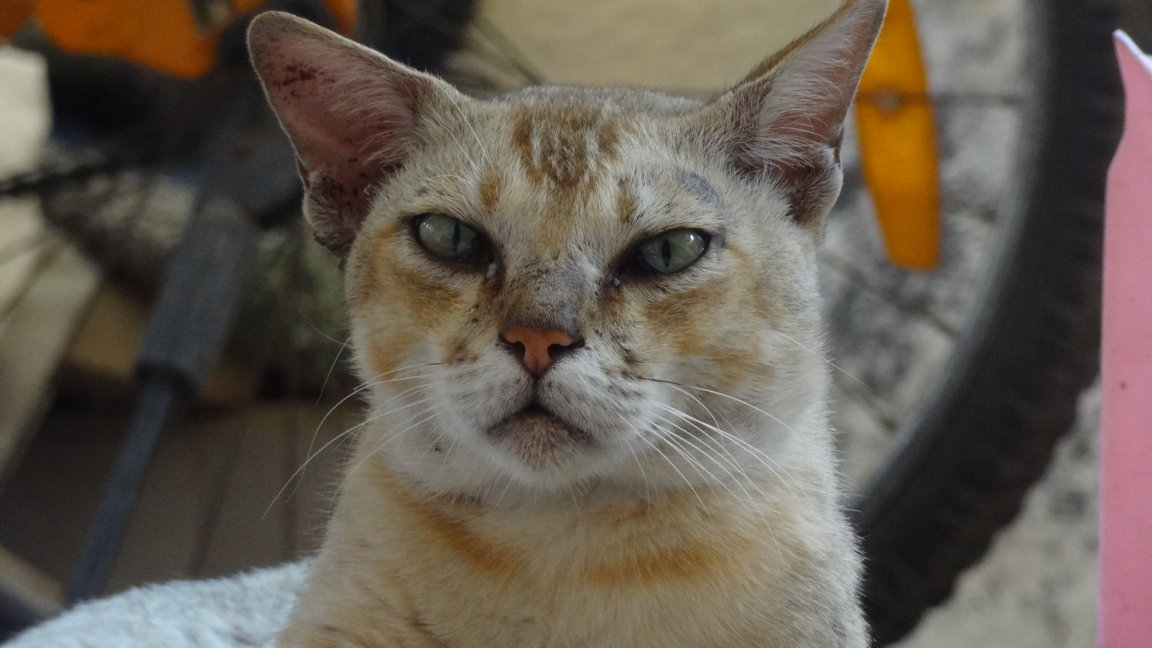
#> input picture openCV/photos/DSC08053.JPG, 4608 x 2592 px, found by its file name (shown at 1/4 size)
$ python readwrescale.py
#> lines starting #> are read from the running program, lines starting #| are printed output that depends on the picture
#> further down, img is the input picture: shape (2592, 4608, 3); mean B, G, R 80.5, 90.9, 100.3
import cv2 as cv

def rescaleFrame(img,scale=0.2):
#> called with scale = 0.2
    width = int(img.shape[1]*scale)
#> width = 921
    height = int(img.shape[0]*scale)
#> height = 518
    dimensions = (width,height)
#> dimensions = (921, 518)
    return cv.resize(img,dimensions,interpolation=cv.INTER_AREA)
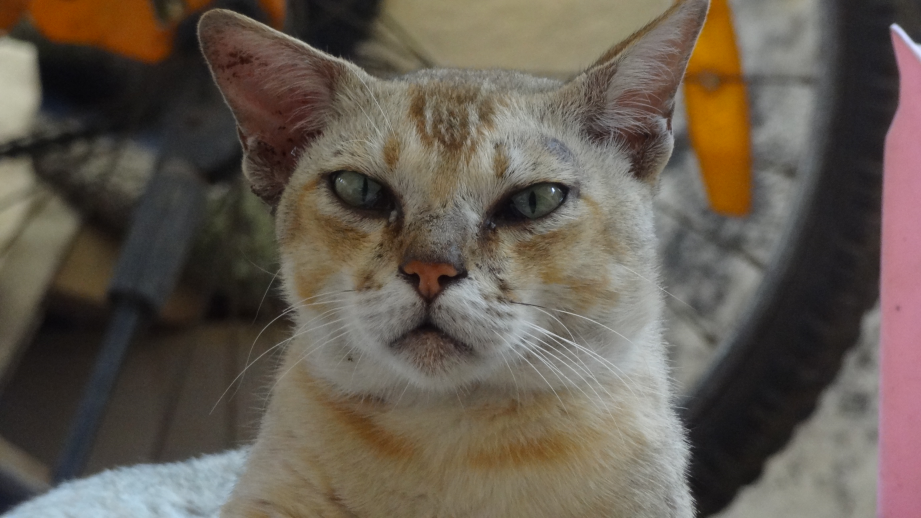
#> returned value: shape (518, 921, 3); mean of channels 0, 1, 2 80.5, 90.9, 100.3; drawn as B, G, R

img = cv.imread(r"C:\Users\pushp\Documents\titta\workaholic\vs\openCV\photos\DSC08053.JPG")
img_resized = rescaleFrame(img)
cv.imshow("DSC08053", img_resized)

cv.waitKey(0)
cv.destroyAllWindows()
